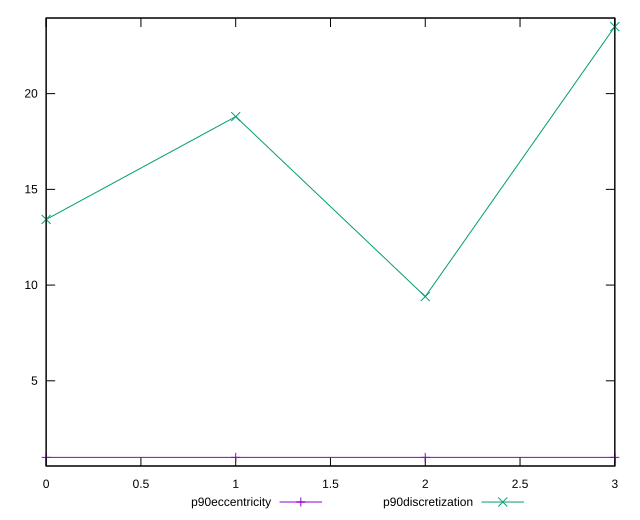

Write gnuplot code to recreate this figure.
reset

$p90Eccentricity <<EOF
0 1.000000000000001
1 1.0000000000000007
2 1.0000000000000013
3 0.9999999999999972
EOF

$p90Discretization <<EOF
0 13.428571428571429
1 18.8
2 9.4
3 23.5
EOF

set key outside below
set xrange [0:3]
set yrange [0.5499999999999972:23.95]
set trange [0.5499999999999972:23.95]
set terminal svg size 640, 520 enhanced background rgb 'white'
set output "reports/report_00028_2021-02-24T12-49-42.674Z/meta/score-difference/progression/eccentricity.svg"

plot $p90Eccentricity title "p90eccentricity" with linespoints, \
     $p90Discretization title "p90discretization" with linespoints

reset
